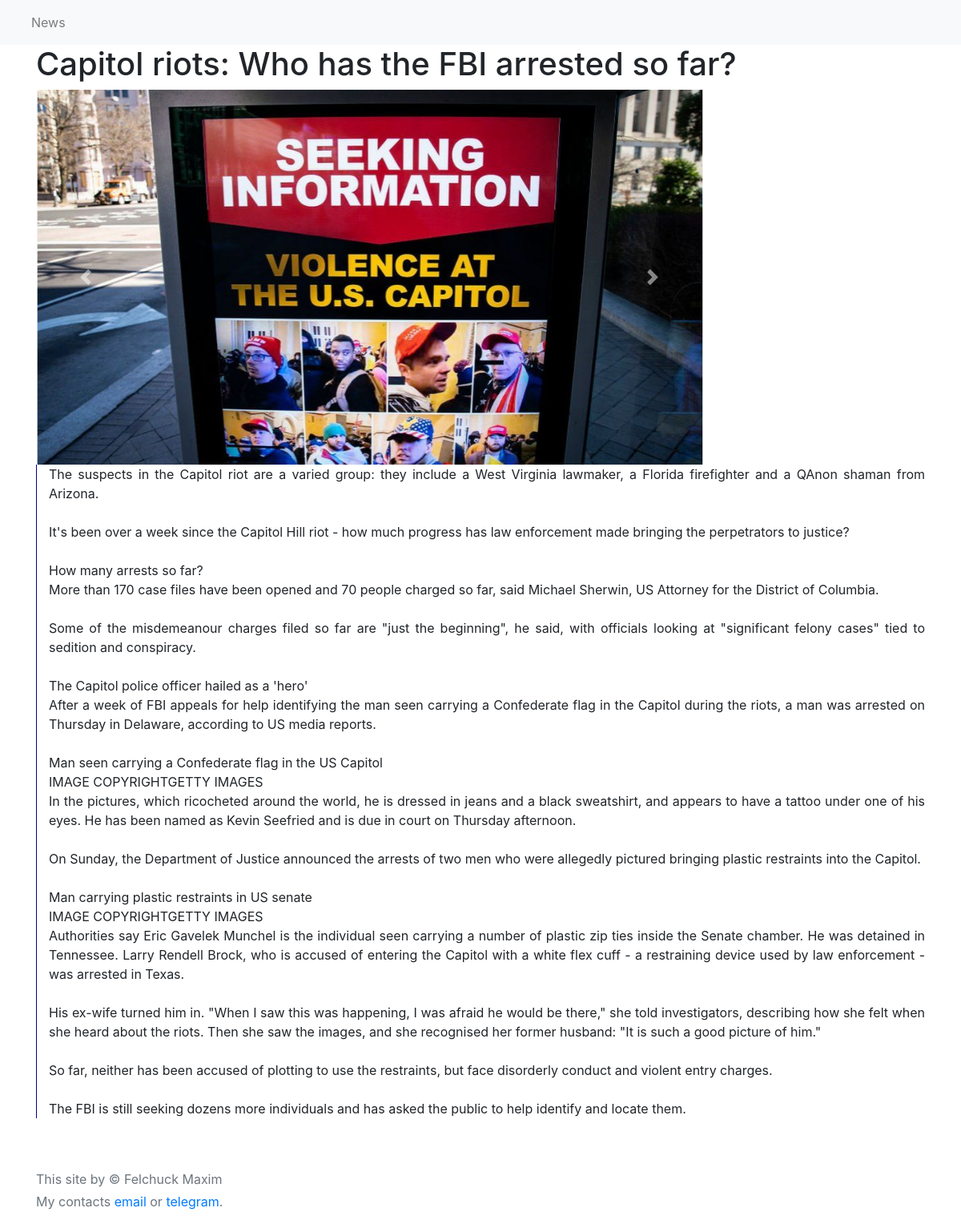
The page /news-1/ on the database its author committed.
### newspaper/models.py (models this page shows, shortened)
class News(models.Model):
    head = models.CharField(null=False, blank=True, default=None, max_length=50)
    text = models.TextField(null=False, blank=True, default=None)
    created = models.DateTimeField(auto_now_add=True, auto_now=False)
    updated = models.DateTimeField(auto_now_add=False, auto_now=True)
    class Meta:
        verbose_name = "News"
        verbose_name_plural = "News"

class Image(models.Model):
    news = models.ForeignKey(News, null=False, blank=True, default=None, on_delete=models.CASCADE)
    image = models.ImageField(null=False, blank=True, default=None, upload_to="static/images")
    is_main = models.BooleanField(null=True, blank=True, default=False)
    created = models.DateTimeField(auto_now_add=True, auto_now=False)
    updated = models.DateTimeField(auto_now_add=False, auto_now=True)
    class Meta:
        verbose_name = "Image"
        verbose_name_plural = "Images"

### newspaper/views.py (the view)
# urls.py: path('news-<int:news>/', news, name="news"),
def news(request, news):
    news_id = News.objects.get(id=news)
    images = Image.objects.filter(news=news_id)
    first_image, images = get_images(images, news_id)
    context = {
        "news": news_id,
        "images": images,
        "first_image": first_image
    }
    return render(request, "news_id.html", context)

### newspaper/views.py (called while the page is built)
def get_images(images, news_id):
    if len(images) > 1:
        first_image = Image.objects.get(news=news_id, is_main=True)
        images = Image.objects.filter(news=news_id, is_main=False)
    elif len(images) == 0:
        first_image = None
    else:
        first_image = Image.objects.get(news=news_id, is_main=True)
        images = None
    return first_image, images

### templates/news_id.html (shortened to what this page needs)
{% extends "main.html" %}
{% load static %}
{% block content %}
    <div class="container">
        <h1>{{ news.head }}</h1>
            {% if first_image %}
                <div class="w-75 h-75 align-content-center">
                    <div class="carousel slide" id="carouselExample" data-ride="carousel">
                        <div class="carousel-inner">
                            <div class="carousel-item active">
                                <img src="/{{ first_image.image }}" alt="SlideItem" class="d-block">
                            </div>
                        </div>
                    {% if images %}
                        <a href="#carouselExample" class="carousel-control-prev" data-slide="prev">
                            <span class="carousel-control-prev-icon" aria-hidden="true"></span>
                        </a>
                        <a href="#carouselExample" class="carousel-control-next" data-slide="next">
                            <span class="carousel-control-next-icon" aria-hidden="true"></span>
                        </a>
                    {% endif %}
                    </div>
                </div>
            {% endif %}
            <div class="text_news">
                <p>{{ news.text }}</p>
            </div>
    </div>
{% endblock %}

### static/css/style.css (style rules this page uses)
html { position: relative; min-height: 100%; }
body { margin-bottom: 10px; }
p { text-align: justify; word-wrap: break-word; white-space: pre-wrap; }
.text_news { width: 100%; border-left: 1px solid navy; padding-left: 15px; }
img { width: 100%; height: 100% !important; object-fit: cover; }

### rows shown on the page
News: head "Capitol riots: Who has the FBI arrested so far?", text "The suspects in the Capitol riot are a varied group: they include a West Virginia lawmaker, a Florida firefighter and a QAnon shaman from Arizona. It's been over a week since the Capitol Hill riot - how much progress has law enforcement made bringing the perpetrators to justice? How many arrests so far? More than 170 case files have been opened and 70 people charged so far, said Michael Sherwin, US Attorney for the District of Columbia. Some of the misdemeanour charges filed so far are \"just the beginning\", he said, with officials looking at \"significant felony cases\" tied to sedition and conspiracy. The Capitol police officer hailed as a 'hero' After a week of FBI appeals for help…"
Image: image (picture)
